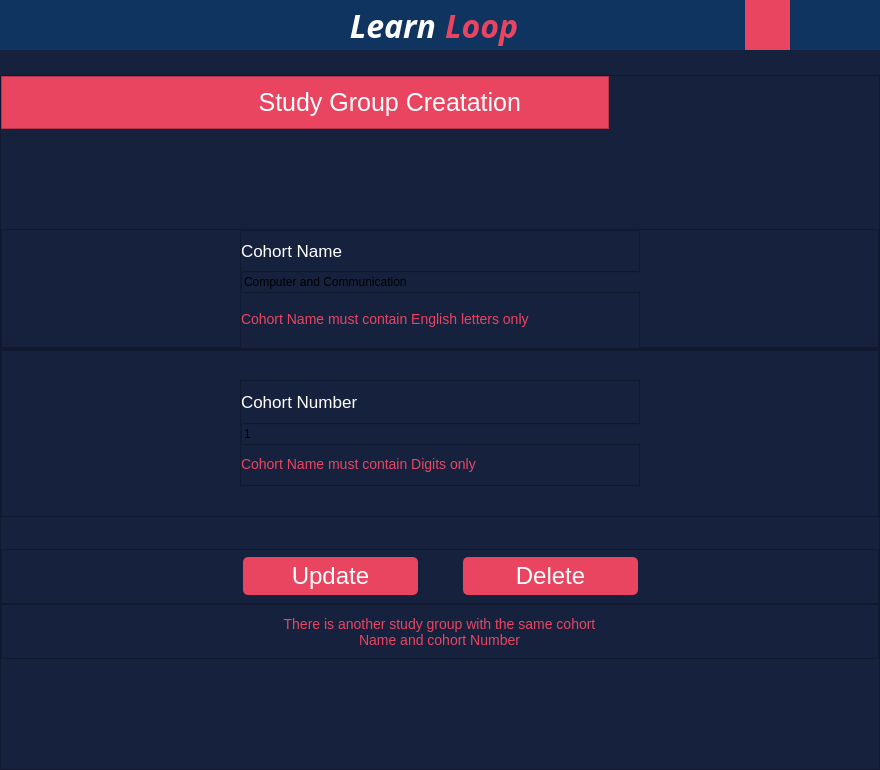
<?xml version="1.0" encoding="UTF-8"?>
<ui version="4.0">
 <class>MainWindow</class>
 <widget class="QMainWindow" name="MainWindow">
  <property name="geometry">
   <rect>
    <x>0</x>
    <y>0</y>
    <width>880</width>
    <height>770</height>
   </rect>
  </property>
  <property name="minimumSize">
   <size>
    <width>880</width>
    <height>770</height>
   </size>
  </property>
  <property name="windowTitle">
   <string>MainWindow</string>
  </property>
  <property name="styleSheet">
   <string notr="true">background:  #16213E</string>
  </property>
  <widget class="QWidget" name="centralwidget">
   <layout class="QVBoxLayout" name="verticalLayout">
    <property name="spacing">
     <number>25</number>
    </property>
    <property name="leftMargin">
     <number>0</number>
    </property>
    <property name="topMargin">
     <number>0</number>
    </property>
    <property name="rightMargin">
     <number>0</number>
    </property>
    <property name="bottomMargin">
     <number>0</number>
    </property>
    <item>
     <widget class="QFrame" name="header_2">
      <property name="minimumSize">
       <size>
        <width>0</width>
        <height>50</height>
       </size>
      </property>
      <property name="maximumSize">
       <size>
        <width>16777215</width>
        <height>50</height>
       </size>
      </property>
      <property name="styleSheet">
       <string notr="true">background: #0F3460</string>
      </property>
      <layout class="QHBoxLayout" name="horizontalLayout_4">
       <property name="spacing">
        <number>0</number>
       </property>
       <property name="leftMargin">
        <number>20</number>
       </property>
       <property name="topMargin">
        <number>0</number>
       </property>
       <property name="rightMargin">
        <number>20</number>
       </property>
       <property name="bottomMargin">
        <number>0</number>
       </property>
       <item alignment="Qt::AlignLeft">
        <widget class="QFrame" name="ControlButtons_2">
         <layout class="QHBoxLayout" name="horizontalLayout_6">
          <property name="spacing">
           <number>15</number>
          </property>
          <property name="leftMargin">
           <number>0</number>
          </property>
          <property name="topMargin">
           <number>0</number>
          </property>
          <property name="rightMargin">
           <number>0</number>
          </property>
          <property name="bottomMargin">
           <number>0</number>
          </property>
          <item>
           <widget class="QPushButton" name="close_2">
            <property name="minimumSize">
             <size>
              <width>20</width>
              <height>0</height>
             </size>
            </property>
            <property name="maximumSize">
             <size>
              <width>20</width>
              <height>16777215</height>
             </size>
            </property>
            <property name="text">
             <string/>
            </property>
            <property name="icon">
             <iconset>
              <normaloff>../../../../Downloads/close.png</normaloff>../../../../Downloads/close.png</iconset>
            </property>
            <property name="iconSize">
             <size>
              <width>13</width>
              <height>16</height>
             </size>
            </property>
            <property name="flat">
             <bool>true</bool>
            </property>
           </widget>
          </item>
          <item>
           <widget class="QPushButton" name="expand_2">
            <property name="minimumSize">
             <size>
              <width>20</width>
              <height>25</height>
             </size>
            </property>
            <property name="maximumSize">
             <size>
              <width>20</width>
              <height>25</height>
             </size>
            </property>
            <property name="text">
             <string/>
            </property>
            <property name="icon">
             <iconset>
              <normaloff>../../../../Downloads/expand-arrows.png</normaloff>../../../../Downloads/expand-arrows.png</iconset>
            </property>
            <property name="iconSize">
             <size>
              <width>20</width>
              <height>25</height>
             </size>
            </property>
            <property name="flat">
             <bool>true</bool>
            </property>
           </widget>
          </item>
          <item>
           <widget class="QPushButton" name="minimize_2">
            <property name="minimumSize">
             <size>
              <width>20</width>
              <height>20</height>
             </size>
            </property>
            <property name="maximumSize">
             <size>
              <width>20</width>
              <height>20</height>
             </size>
            </property>
            <property name="text">
             <string/>
            </property>
            <property name="icon">
             <iconset>
              <normaloff>../../../../Downloads/minimize-sign.png</normaloff>../../../../Downloads/minimize-sign.png</iconset>
            </property>
            <property name="iconSize">
             <size>
              <width>13</width>
              <height>16</height>
             </size>
            </property>
            <property name="flat">
             <bool>true</bool>
            </property>
           </widget>
          </item>
         </layout>
        </widget>
       </item>
       <item>
        <widget class="QFrame" name="Logo_2">
         <property name="maximumSize">
          <size>
           <width>16777215</width>
           <height>16777215</height>
          </size>
         </property>
         <layout class="QHBoxLayout" name="horizontalLayout_7">
          <property name="spacing">
           <number>9</number>
          </property>
          <property name="leftMargin">
           <number>0</number>
          </property>
          <property name="topMargin">
           <number>0</number>
          </property>
          <property name="rightMargin">
           <number>0</number>
          </property>
          <property name="bottomMargin">
           <number>0</number>
          </property>
          <item>
           <widget class="QLabel" name="Learn_2">
            <property name="font">
             <font>
              <family>Ubuntu Condensed</family>
              <pointsize>24</pointsize>
              <weight>75</weight>
              <italic>true</italic>
              <bold>true</bold>
             </font>
            </property>
            <property name="styleSheet">
             <string notr="true">color: white</string>
            </property>
            <property name="text">
             <string>Learn</string>
            </property>
            <property name="alignment">
             <set>Qt::AlignRight|Qt::AlignTrailing|Qt::AlignVCenter</set>
            </property>
            <property name="wordWrap">
             <bool>false</bool>
            </property>
            <property name="margin">
             <number>3</number>
            </property>
           </widget>
          </item>
          <item>
           <widget class="QLabel" name="Loop_2">
            <property name="font">
             <font>
              <family>Ubuntu Condensed</family>
              <pointsize>24</pointsize>
              <weight>75</weight>
              <italic>true</italic>
              <bold>true</bold>
             </font>
            </property>
            <property name="styleSheet">
             <string notr="true">color: #E94560</string>
            </property>
            <property name="text">
             <string>Loop</string>
            </property>
           </widget>
          </item>
         </layout>
        </widget>
       </item>
       <item alignment="Qt::AlignRight">
        <widget class="QFrame" name="ProfilePhotoAndSettings_2">
         <property name="maximumSize">
          <size>
           <width>16777215</width>
           <height>16777215</height>
          </size>
         </property>
         <layout class="QHBoxLayout" name="horizontalLayout_8">
          <property name="spacing">
           <number>20</number>
          </property>
          <property name="leftMargin">
           <number>0</number>
          </property>
          <property name="topMargin">
           <number>0</number>
          </property>
          <property name="rightMargin">
           <number>0</number>
          </property>
          <property name="bottomMargin">
           <number>0</number>
          </property>
          <item>
           <widget class="QPushButton" name="settings_2">
            <property name="minimumSize">
             <size>
              <width>45</width>
              <height>50</height>
             </size>
            </property>
            <property name="maximumSize">
             <size>
              <width>45</width>
              <height>50</height>
             </size>
            </property>
            <property name="statusTip">
             <string/>
            </property>
            <property name="styleSheet">
             <string notr="true">background-color: #E94560;
border-style: outset</string>
            </property>
            <property name="text">
             <string/>
            </property>
            <property name="icon">
             <iconset>
              <normaloff>../../../../Downloads/setting.png</normaloff>../../../../Downloads/setting.png</iconset>
            </property>
            <property name="iconSize">
             <size>
              <width>30</width>
              <height>30</height>
             </size>
            </property>
            <property name="checkable">
             <bool>false</bool>
            </property>
            <property name="autoRepeat">
             <bool>false</bool>
            </property>
            <property name="autoExclusive">
             <bool>false</bool>
            </property>
            <property name="autoDefault">
             <bool>false</bool>
            </property>
            <property name="default">
             <bool>false</bool>
            </property>
            <property name="flat">
             <bool>true</bool>
            </property>
           </widget>
          </item>
          <item>
           <widget class="QPushButton" name="profilePhoto_2">
            <property name="minimumSize">
             <size>
              <width>50</width>
              <height>50</height>
             </size>
            </property>
            <property name="maximumSize">
             <size>
              <width>50</width>
              <height>50</height>
             </size>
            </property>
            <property name="autoFillBackground">
             <bool>false</bool>
            </property>
            <property name="styleSheet">
             <string notr="true"/>
            </property>
            <property name="text">
             <string/>
            </property>
            <property name="icon">
             <iconset>
              <normaloff>../../../../Desktop/59022631_810914472627047_3797622654492475392_n.jpg</normaloff>../../../../Desktop/59022631_810914472627047_3797622654492475392_n.jpg</iconset>
            </property>
            <property name="iconSize">
             <size>
              <width>50</width>
              <height>45</height>
             </size>
            </property>
            <property name="autoDefault">
             <bool>false</bool>
            </property>
            <property name="default">
             <bool>false</bool>
            </property>
            <property name="flat">
             <bool>true</bool>
            </property>
           </widget>
          </item>
         </layout>
        </widget>
       </item>
      </layout>
     </widget>
    </item>
    <item>
     <widget class="QFrame" name="mainPage">
      <property name="maximumSize">
       <size>
        <width>16777215</width>
        <height>16777215</height>
       </size>
      </property>
      <property name="styleSheet">
       <string notr="true">background-color: #16213E;</string>
      </property>
      <property name="frameShape">
       <enum>QFrame::StyledPanel</enum>
      </property>
      <property name="frameShadow">
       <enum>QFrame::Raised</enum>
      </property>
      <layout class="QVBoxLayout" name="verticalLayout_2">
       <property name="spacing">
        <number>0</number>
       </property>
       <property name="leftMargin">
        <number>0</number>
       </property>
       <property name="topMargin">
        <number>0</number>
       </property>
       <property name="rightMargin">
        <number>0</number>
       </property>
       <property name="bottomMargin">
        <number>0</number>
       </property>
       <item>
        <spacer name="verticalSpacer_3">
         <property name="orientation">
          <enum>Qt::Vertical</enum>
         </property>
         <property name="sizeHint" stdset="0">
          <size>
           <width>20</width>
           <height>1</height>
          </size>
         </property>
        </spacer>
       </item>
       <item>
        <widget class="QFrame" name="logo">
         <property name="minimumSize">
          <size>
           <width>0</width>
           <height>53</height>
          </size>
         </property>
         <property name="maximumSize">
          <size>
           <width>608</width>
           <height>16777215</height>
          </size>
         </property>
         <property name="styleSheet">
          <string notr="true">
position: absolute;
width: 608px;
height: 53px;

background: #E94560</string>
         </property>
         <property name="frameShape">
          <enum>QFrame::StyledPanel</enum>
         </property>
         <property name="frameShadow">
          <enum>QFrame::Raised</enum>
         </property>
         <layout class="QHBoxLayout" name="horizontalLayout_10">
          <property name="spacing">
           <number>2</number>
          </property>
          <property name="topMargin">
           <number>0</number>
          </property>
          <property name="bottomMargin">
           <number>0</number>
          </property>
          <item alignment="Qt::AlignHCenter">
           <widget class="QLabel" name="label_12">
            <property name="minimumSize">
             <size>
              <width>433</width>
              <height>34</height>
             </size>
            </property>
            <property name="maximumSize">
             <size>
              <width>433</width>
              <height>37</height>
             </size>
            </property>
            <property name="styleSheet">
             <string notr="true">position: absolute;
width: 433px;
height: 34px;

font-family: 'Righteous';
font-style: normal;
font-weight: 400;
font-size: 25px;
line-height: 31px;
display: flex;
align-items: center;
text-align: center;
letter-spacing: 0.05em;

color: #FFFFFF;</string>
            </property>
            <property name="text">
             <string>Study Group Creatation</string>
            </property>
            <property name="alignment">
             <set>Qt::AlignRight|Qt::AlignTrailing|Qt::AlignVCenter</set>
            </property>
           </widget>
          </item>
         </layout>
        </widget>
       </item>
       <item>
        <spacer name="verticalSpacer_7">
         <property name="orientation">
          <enum>Qt::Vertical</enum>
         </property>
         <property name="sizeHint" stdset="0">
          <size>
           <width>20</width>
           <height>130</height>
          </size>
         </property>
        </spacer>
       </item>
       <item>
        <widget class="QFrame" name="First_secondname">
         <property name="minimumSize">
          <size>
           <width>0</width>
           <height>119</height>
          </size>
         </property>
         <property name="maximumSize">
          <size>
           <width>16777215</width>
           <height>119</height>
          </size>
         </property>
         <property name="styleSheet">
          <string notr="true"/>
         </property>
         <property name="frameShape">
          <enum>QFrame::StyledPanel</enum>
         </property>
         <property name="frameShadow">
          <enum>QFrame::Raised</enum>
         </property>
         <layout class="QHBoxLayout" name="horizontalLayout">
          <property name="spacing">
           <number>56</number>
          </property>
          <property name="leftMargin">
           <number>0</number>
          </property>
          <property name="topMargin">
           <number>0</number>
          </property>
          <property name="rightMargin">
           <number>0</number>
          </property>
          <property name="bottomMargin">
           <number>0</number>
          </property>
          <item alignment="Qt::AlignHCenter">
           <widget class="QFrame" name="frame">
            <property name="minimumSize">
             <size>
              <width>400</width>
              <height>119</height>
             </size>
            </property>
            <property name="maximumSize">
             <size>
              <width>400</width>
              <height>119</height>
             </size>
            </property>
            <property name="styleSheet">
             <string notr="true">background-color:#16213E;</string>
            </property>
            <property name="frameShape">
             <enum>QFrame::StyledPanel</enum>
            </property>
            <property name="frameShadow">
             <enum>QFrame::Raised</enum>
            </property>
            <layout class="QVBoxLayout" name="verticalLayout_5">
             <property name="spacing">
              <number>0</number>
             </property>
             <property name="leftMargin">
              <number>0</number>
             </property>
             <property name="topMargin">
              <number>0</number>
             </property>
             <property name="rightMargin">
              <number>0</number>
             </property>
             <property name="bottomMargin">
              <number>0</number>
             </property>
             <item>
              <widget class="QLabel" name="label_2">
               <property name="minimumSize">
                <size>
                 <width>144</width>
                 <height>22</height>
                </size>
               </property>
               <property name="maximumSize">
                <size>
                 <width>144</width>
                 <height>22</height>
                </size>
               </property>
               <property name="styleSheet">
                <string notr="true">position: absolute;
width: 144px;
height: 22px;

font-family: 'Outfit';
font-style: normal;
font-weight: 400;
font-size: 17px;
line-height: 21px;
/* identical to box height */

display: flex;
align-items: center;
letter-spacing: 0.11em;

color: #FFFFFF</string>
               </property>
               <property name="text">
                <string>Cohort Name</string>
               </property>
              </widget>
             </item>
             <item>
              <widget class="QLineEdit" name="lineEdit_3">
               <property name="minimumSize">
                <size>
                 <width>400</width>
                 <height>0</height>
                </size>
               </property>
               <property name="maximumSize">
                <size>
                 <width>400</width>
                 <height>16777215</height>
                </size>
               </property>
               <property name="styleSheet">
                <string notr="true"> border-width: 3px; border-style: solid; border-color:white;border-top-style:none;
border-left-style:none; border-right-style:none;
QLineEdit::placeholderr {
    color:white;
}</string>
               </property>
               <property name="text">
                <string>Computer and Communication </string>
               </property>
               <property name="alignment">
                <set>Qt::AlignLeading|Qt::AlignLeft|Qt::AlignVCenter</set>
               </property>
              </widget>
             </item>
             <item>
              <widget class="QLabel" name="label_5">
               <property name="minimumSize">
                <size>
                 <width>395</width>
                 <height>30</height>
                </size>
               </property>
               <property name="maximumSize">
                <size>
                 <width>395</width>
                 <height>34</height>
                </size>
               </property>
               <property name="styleSheet">
                <string notr="true">position: absolute;
width: 240px;
height: 25px;

font-family: 'Outfit';
font-style: normal;
font-weight: 400;
font-size: 14px;
line-height: 18px;
display: flex;
align-items: center;
letter-spacing: 0.11em;

color: #E94560;</string>
               </property>
               <property name="text">
                <string>Cohort Name must contain English letters only </string>
               </property>
               <property name="wordWrap">
                <bool>true</bool>
               </property>
              </widget>
             </item>
            </layout>
           </widget>
          </item>
         </layout>
        </widget>
       </item>
       <item>
        <widget class="QFrame" name="signin">
         <property name="minimumSize">
          <size>
           <width>0</width>
           <height>0</height>
          </size>
         </property>
         <property name="frameShape">
          <enum>QFrame::StyledPanel</enum>
         </property>
         <property name="frameShadow">
          <enum>QFrame::Raised</enum>
         </property>
         <layout class="QVBoxLayout" name="verticalLayout_4">
          <property name="spacing">
           <number>56</number>
          </property>
          <property name="leftMargin">
           <number>0</number>
          </property>
          <property name="topMargin">
           <number>0</number>
          </property>
          <property name="rightMargin">
           <number>0</number>
          </property>
          <property name="bottomMargin">
           <number>0</number>
          </property>
         </layout>
        </widget>
       </item>
       <item>
        <widget class="QFrame" name="frame_4">
         <property name="minimumSize">
          <size>
           <width>0</width>
           <height>167</height>
          </size>
         </property>
         <property name="maximumSize">
          <size>
           <width>16777215</width>
           <height>167</height>
          </size>
         </property>
         <property name="styleSheet">
          <string notr="true">background: #16213E;</string>
         </property>
         <property name="frameShape">
          <enum>QFrame::StyledPanel</enum>
         </property>
         <property name="frameShadow">
          <enum>QFrame::Raised</enum>
         </property>
         <layout class="QHBoxLayout" name="horizontalLayout_5">
          <property name="spacing">
           <number>0</number>
          </property>
          <property name="leftMargin">
           <number>0</number>
          </property>
          <property name="topMargin">
           <number>0</number>
          </property>
          <property name="rightMargin">
           <number>0</number>
          </property>
          <property name="bottomMargin">
           <number>0</number>
          </property>
          <item>
           <widget class="QFrame" name="frame_5">
            <property name="minimumSize">
             <size>
              <width>400</width>
              <height>106</height>
             </size>
            </property>
            <property name="maximumSize">
             <size>
              <width>400</width>
              <height>106</height>
             </size>
            </property>
            <property name="styleSheet">
             <string notr="true">background: #16213E;</string>
            </property>
            <property name="frameShape">
             <enum>QFrame::StyledPanel</enum>
            </property>
            <property name="frameShadow">
             <enum>QFrame::Raised</enum>
            </property>
            <layout class="QVBoxLayout" name="verticalLayout_3">
             <property name="spacing">
              <number>0</number>
             </property>
             <property name="leftMargin">
              <number>0</number>
             </property>
             <property name="topMargin">
              <number>0</number>
             </property>
             <property name="rightMargin">
              <number>0</number>
             </property>
             <property name="bottomMargin">
              <number>0</number>
             </property>
             <item>
              <widget class="QLabel" name="label_13">
               <property name="minimumSize">
                <size>
                 <width>144</width>
                 <height>22</height>
                </size>
               </property>
               <property name="maximumSize">
                <size>
                 <width>144</width>
                 <height>22</height>
                </size>
               </property>
               <property name="styleSheet">
                <string notr="true">position: absolute;
width: 322.96px;
height: 22px;

font-family: 'Outfit';
font-style: normal;
font-weight: 400;
font-size: 17px;
line-height: 21px;
/* identical to box height */

display: flex;
align-items: center;
letter-spacing: 0.11em;

color: #FFFFFF;</string>
               </property>
               <property name="text">
                <string>Cohort Number</string>
               </property>
              </widget>
             </item>
             <item>
              <widget class="QLineEdit" name="lineEdit_10">
               <property name="minimumSize">
                <size>
                 <width>400</width>
                 <height>0</height>
                </size>
               </property>
               <property name="maximumSize">
                <size>
                 <width>400</width>
                 <height>16777215</height>
                </size>
               </property>
               <property name="styleSheet">
                <string notr="true"> border-width: 3px; border-style: solid; border-color:white;border-top-style:none;
border-left-style:none; border-right-style:none;
QLineEdit::placeholderr {
    color:white;
}</string>
               </property>
               <property name="text">
                <string>1</string>
               </property>
               <property name="alignment">
                <set>Qt::AlignLeading|Qt::AlignLeft|Qt::AlignVCenter</set>
               </property>
              </widget>
             </item>
             <item>
              <widget class="QLabel" name="label_3">
               <property name="minimumSize">
                <size>
                 <width>395</width>
                 <height>17</height>
                </size>
               </property>
               <property name="maximumSize">
                <size>
                 <width>395</width>
                 <height>17</height>
                </size>
               </property>
               <property name="styleSheet">
                <string notr="true">position: absolute;
width: 240px;
height: 25px;

font-family: 'Outfit';
font-style: normal;
font-weight: 400;
font-size: 14px;
line-height: 18px;
display: flex;
align-items: center;
letter-spacing: 0.11em;

color: #E94560;
</string>
               </property>
               <property name="text">
                <string>Cohort Name must contain Digits only </string>
               </property>
              </widget>
             </item>
            </layout>
           </widget>
          </item>
         </layout>
        </widget>
       </item>
       <item>
        <spacer name="verticalSpacer">
         <property name="orientation">
          <enum>Qt::Vertical</enum>
         </property>
         <property name="sizeHint" stdset="0">
          <size>
           <width>20</width>
           <height>62</height>
          </size>
         </property>
        </spacer>
       </item>
       <item>
        <widget class="QFrame" name="frame_6">
         <property name="minimumSize">
          <size>
           <width>0</width>
           <height>55</height>
          </size>
         </property>
         <property name="maximumSize">
          <size>
           <width>16777215</width>
           <height>55</height>
          </size>
         </property>
         <property name="styleSheet">
          <string notr="true">background: #16213E;</string>
         </property>
         <property name="frameShape">
          <enum>QFrame::StyledPanel</enum>
         </property>
         <property name="frameShadow">
          <enum>QFrame::Raised</enum>
         </property>
         <layout class="QHBoxLayout" name="horizontalLayout_9">
          <property name="spacing">
           <number>45</number>
          </property>
          <property name="leftMargin">
           <number>0</number>
          </property>
          <property name="topMargin">
           <number>0</number>
          </property>
          <property name="rightMargin">
           <number>0</number>
          </property>
          <property name="bottomMargin">
           <number>0</number>
          </property>
          <item>
           <spacer name="horizontalSpacer_7">
            <property name="orientation">
             <enum>Qt::Horizontal</enum>
            </property>
            <property name="sizeType">
             <enum>QSizePolicy::Expanding</enum>
            </property>
            <property name="sizeHint" stdset="0">
             <size>
              <width>164</width>
              <height>20</height>
             </size>
            </property>
           </spacer>
          </item>
          <item>
           <widget class="QPushButton" name="pushButton_2">
            <property name="minimumSize">
             <size>
              <width>175</width>
              <height>38</height>
             </size>
            </property>
            <property name="maximumSize">
             <size>
              <width>175</width>
              <height>38</height>
             </size>
            </property>
            <property name="styleSheet">
             <string notr="true">
position: absolute;
width: 175px;
height: 38.5px;

background: #E94560;
border-radius: 5px;


position: absolute;
width: 175px;
height: 38.5px;

font-family: 'Righteous';
font-style: normal;
font-weight: 400;
font-size: 24px;
line-height: 30px;
display: flex;
align-items: center;
text-align: center;
letter-spacing: 0.05em;

color: #FFFFFF;
</string>
            </property>
            <property name="text">
             <string>Update</string>
            </property>
           </widget>
          </item>
          <item>
           <widget class="QPushButton" name="pushButton_3">
            <property name="minimumSize">
             <size>
              <width>175</width>
              <height>38</height>
             </size>
            </property>
            <property name="maximumSize">
             <size>
              <width>175</width>
              <height>38</height>
             </size>
            </property>
            <property name="styleSheet">
             <string notr="true">
position: absolute;
width: 175px;
height: 38.5px;

background: #E94560;
border-radius: 5px;


position: absolute;
width: 175px;
height: 38.5px;

font-family: 'Righteous';
font-style: normal;
font-weight: 400;
font-size: 24px;
line-height: 30px;
display: flex;
align-items: center;
text-align: center;
letter-spacing: 0.05em;

color: #FFFFFF;
</string>
            </property>
            <property name="text">
             <string>Delete</string>
            </property>
           </widget>
          </item>
          <item>
           <spacer name="horizontalSpacer_8">
            <property name="orientation">
             <enum>Qt::Horizontal</enum>
            </property>
            <property name="sizeType">
             <enum>QSizePolicy::Expanding</enum>
            </property>
            <property name="sizeHint" stdset="0">
             <size>
              <width>172</width>
              <height>20</height>
             </size>
            </property>
           </spacer>
          </item>
         </layout>
        </widget>
       </item>
       <item>
        <widget class="QFrame" name="frame_7">
         <property name="minimumSize">
          <size>
           <width>0</width>
           <height>40</height>
          </size>
         </property>
         <property name="maximumSize">
          <size>
           <width>16777215</width>
           <height>150</height>
          </size>
         </property>
         <property name="styleSheet">
          <string notr="true">background: #16213E;</string>
         </property>
         <property name="frameShape">
          <enum>QFrame::StyledPanel</enum>
         </property>
         <property name="frameShadow">
          <enum>QFrame::Raised</enum>
         </property>
         <layout class="QVBoxLayout" name="verticalLayout_12">
          <item alignment="Qt::AlignHCenter">
           <widget class="QLabel" name="label">
            <property name="minimumSize">
             <size>
              <width>395</width>
              <height>35</height>
             </size>
            </property>
            <property name="maximumSize">
             <size>
              <width>395</width>
              <height>35</height>
             </size>
            </property>
            <property name="styleSheet">
             <string notr="true">position: absolute;
width: 395.01px;
height: 15.22px;

font-family: 'Outfit';
font-style: normal;
font-weight: 400;
font-size: 14px;
line-height: 18px;
display: flex;
align-items: center;
text-align: center;
letter-spacing: 0.11em;

color: #E94560;</string>
            </property>
            <property name="text">
             <string>There is another study group with the same cohort                  Name and cohort Number</string>
            </property>
            <property name="alignment">
             <set>Qt::AlignCenter</set>
            </property>
            <property name="wordWrap">
             <bool>true</bool>
            </property>
           </widget>
          </item>
         </layout>
        </widget>
       </item>
       <item>
        <spacer name="verticalSpacer_4">
         <property name="orientation">
          <enum>Qt::Vertical</enum>
         </property>
         <property name="sizeHint" stdset="0">
          <size>
           <width>20</width>
           <height>140</height>
          </size>
         </property>
        </spacer>
       </item>
      </layout>
     </widget>
    </item>
   </layout>
  </widget>
 </widget>
 <resources/>
 <connections/>
</ui>
